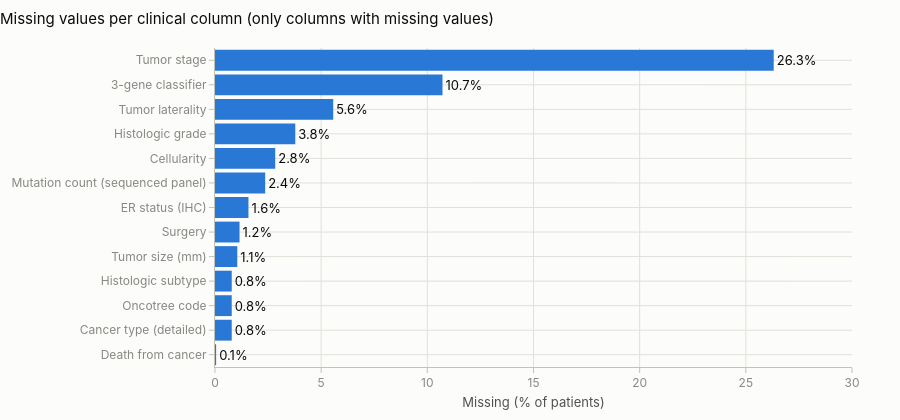

Notebook code cell kept with this figure:
### Markdown cell above
## 2. Data quality: missing values and categorical values

### 2.1 Missing values

Only the clinical block has missing values.

### Code cell
missing = raw.iloc[:, :n_clinical].isna().mean().mul(100)
missing = missing[missing > 0].sort_values()
names = [label(RENAME.get(c, c)) for c in missing.index]

fig = go.Figure(go.Bar(
    x=missing.values, y=names, orientation="h", marker_color=figures.CATEGORICAL[0],
    text=[f"{v:.1f}%" for v in missing.values], textposition="outside", cliponaxis=False,
    hovertemplate="%{y}: %{x:.1f}% of patients<extra></extra>"))
fig.update_layout(title="Missing values per clinical column (only columns with missing values)",
                  xaxis_title="Missing (% of patients)", height=420, margin=dict(r=48))
fig.update_xaxes(range=[0, 30])
fig

### Figure 1 — Plotly figure (JSON) as saved in the notebook; plotly's stock layout.template omitted (floating-point values rounded to 4 significant figures)
{"data": [{"cliponaxis": false, "hovertemplate": "%{y}: %{x:.1f}% of patients<extra></extra>", "marker": {"color": "#2a78d6"}, "orientation": "h", "text": ["0.1%", "0.8%", "0.8%", "0.8%", "1.1%", "1.2%", "1.6%", "2.4%", "2.8%", "3.8%", "5.6%", "10.7%", "26.3%"], "textposition": "outside", "type": "bar", "x": [0.05252, 0.7878, 0.7878, 0.7878, 1.05, 1.155, 1.576, 2.363, 2.836, 3.782, 5.567, 10.71, 26.31], "y": ["Death from cancer", "Cancer type (detailed)", "Oncotree code", "Histologic subtype", "Tumor size (mm)", "Surgery", "ER status (IHC)", "Mutation count (sequenced panel)", "Cellularity", "Histologic grade", "Tumor laterality", "3-gene classifier", "Tumor stage"]}], "layout": {"height": 420, "margin": {"r": 48}, "title": {"text": "Missing values per clinical column (only columns with missing values)"}, "xaxis": {"range": [0, 30], "title": {"text": "Missing (% of patients)"}}}}
